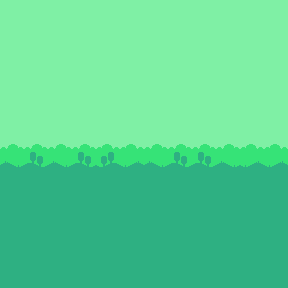

This is a level from a 2D game, rendered from its Tiled map with the project's own tilesets. A one-line summary and the complete map file follow:
An orthogonal 12x12 tile map with 24x24 px tiles, 1 tile layer (Tile Layer 1).

<map version="1.10" tiledversion="1.11.2" orientation="orthogonal" renderorder="right-down" width="12" height="12" tilewidth="24" tileheight="24" infinite="0" nextlayerid="2" nextobjectid="1">
 <tileset firstgid="1" name="pixPlatform_tilemap-backgrounds_packed" tilewidth="24" tileheight="24" tilecount="24" columns="8">
  <image source="pixPlatform_tilemap-backgrounds_packed.png" width="192" height="72" />
 </tileset>
 <layer id="1" name="Tile Layer 1" width="12" height="12">
  <data encoding="csv">
8,8,8,8,8,8,8,8,8,8,8,8,
8,8,8,8,8,8,8,8,8,8,8,8,
8,8,8,8,8,8,8,8,8,8,8,8,
8,8,8,8,8,8,8,8,8,8,8,8,
8,8,8,8,8,8,8,8,8,8,8,8,
7,8,7,8,2147483656,2147483655,7,8,8,7,2147483655,2147483655,
15,16,15,16,2147483664,2147483663,15,16,16,15,2147483663,2147483663,
23,24,23,24,2147483672,2147483671,23,24,24,23,2147483671,2147483671,
24,24,24,24,24,24,24,24,24,24,24,24,
24,24,24,24,24,24,24,24,24,24,24,24,
24,24,24,24,24,24,24,24,24,24,24,24,
24,24,24,24,24,24,24,24,24,24,24,24
</data>
 </layer>
</map>
